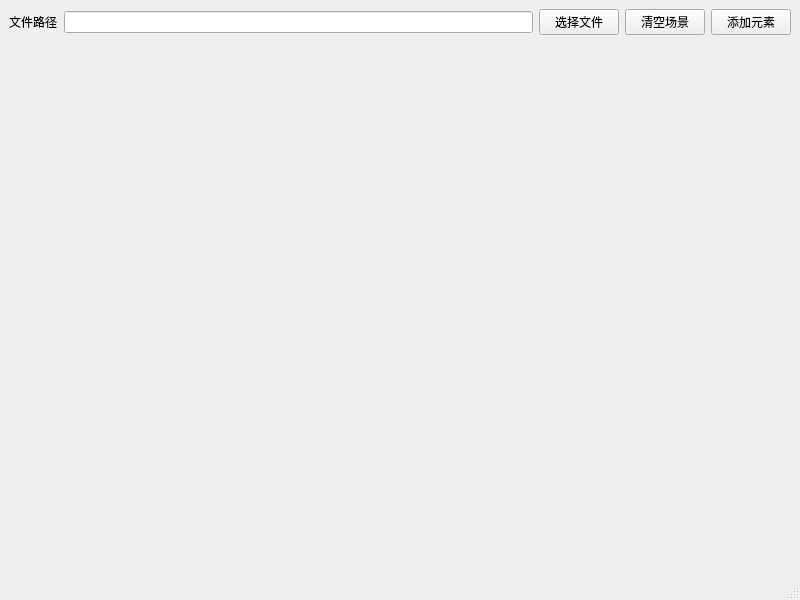
<?xml version="1.0" encoding="UTF-8"?>
<ui version="4.0">
 <class>OsgEarthQtTest</class>
 <widget class="QMainWindow" name="OsgEarthQtTest">
  <property name="geometry">
   <rect>
    <x>0</x>
    <y>0</y>
    <width>800</width>
    <height>600</height>
   </rect>
  </property>
  <property name="windowTitle">
   <string>MainWindow</string>
  </property>
  <widget class="QWidget" name="centralwidget">
   <layout class="QVBoxLayout" name="verticalLayout" stretch="1,12">
    <property name="leftMargin">
     <number>0</number>
    </property>
    <property name="topMargin">
     <number>0</number>
    </property>
    <property name="rightMargin">
     <number>0</number>
    </property>
    <property name="bottomMargin">
     <number>0</number>
    </property>
    <item>
     <widget class="QWidget" name="widget" native="true">
      <layout class="QHBoxLayout" name="horizontalLayout">
       <item>
        <widget class="QLabel" name="label">
         <property name="text">
          <string>文件路径</string>
         </property>
        </widget>
       </item>
       <item>
        <widget class="QLineEdit" name="lineEdit_file"/>
       </item>
       <item>
        <widget class="QPushButton" name="pushButton_select">
         <property name="text">
          <string>选择文件</string>
         </property>
        </widget>
       </item>
       <item>
        <widget class="QPushButton" name="pushButton_clear">
         <property name="text">
          <string>清空场景</string>
         </property>
        </widget>
       </item>
       <item>
        <widget class="QPushButton" name="pushButton_mkNode">
         <property name="text">
          <string>添加元素</string>
         </property>
        </widget>
       </item>
      </layout>
     </widget>
    </item>
    <item>
     <widget class="QWidget" name="widget_2" native="true"/>
    </item>
   </layout>
  </widget>
  <widget class="QStatusBar" name="statusbar"/>
 </widget>
 <resources/>
 <connections/>
</ui>
